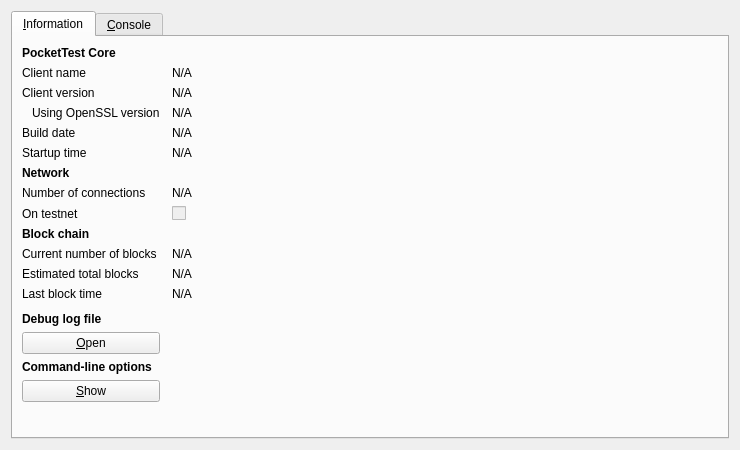
<?xml version="1.0" encoding="UTF-8"?>
<ui version="4.0">
 <class>RPCConsole</class>
 <widget class="QDialog" name="RPCConsole">
  <property name="geometry">
   <rect>
    <x>0</x>
    <y>0</y>
    <width>740</width>
    <height>450</height>
   </rect>
  </property>
  <property name="windowTitle">
   <string>PocketTest - Debug window</string>
  </property>
  <layout class="QVBoxLayout" name="verticalLayout_2">
   <item>
    <widget class="QTabWidget" name="tabWidget">
     <property name="currentIndex">
      <number>0</number>
     </property>
     <widget class="QWidget" name="tab_info">
      <attribute name="title">
       <string>&amp;Information</string>
      </attribute>
      <layout class="QGridLayout" name="gridLayout" columnstretch="0,1">
       <property name="horizontalSpacing">
        <number>12</number>
       </property>
       <item row="0" column="0">
        <widget class="QLabel" name="label_9">
         <property name="font">
          <font>
           <weight>75</weight>
           <bold>true</bold>
          </font>
         </property>
         <property name="text">
          <string>PocketTest Core</string>
         </property>
        </widget>
       </item>
       <item row="1" column="0">
        <widget class="QLabel" name="label_5">
         <property name="text">
          <string>Client name</string>
         </property>
        </widget>
       </item>
       <item row="1" column="1">
        <widget class="QLabel" name="clientName">
         <property name="cursor">
          <cursorShape>IBeamCursor</cursorShape>
         </property>
         <property name="text">
          <string>N/A</string>
         </property>
         <property name="textFormat">
          <enum>Qt::PlainText</enum>
         </property>
         <property name="textInteractionFlags">
          <set>Qt::LinksAccessibleByMouse|Qt::TextSelectableByKeyboard|Qt::TextSelectableByMouse</set>
         </property>
        </widget>
       </item>
       <item row="2" column="0">
        <widget class="QLabel" name="label_6">
         <property name="text">
          <string>Client version</string>
         </property>
        </widget>
       </item>
       <item row="2" column="1">
        <widget class="QLabel" name="clientVersion">
         <property name="cursor">
          <cursorShape>IBeamCursor</cursorShape>
         </property>
         <property name="text">
          <string>N/A</string>
         </property>
         <property name="textFormat">
          <enum>Qt::PlainText</enum>
         </property>
         <property name="textInteractionFlags">
          <set>Qt::LinksAccessibleByMouse|Qt::TextSelectableByKeyboard|Qt::TextSelectableByMouse</set>
         </property>
        </widget>
       </item>
       <item row="3" column="0">
        <widget class="QLabel" name="label_14">
         <property name="text">
          <string>Using OpenSSL version</string>
         </property>
         <property name="indent">
          <number>10</number>
         </property>
        </widget>
       </item>
       <item row="3" column="1">
        <widget class="QLabel" name="openSSLVersion">
         <property name="cursor">
          <cursorShape>IBeamCursor</cursorShape>
         </property>
         <property name="text">
          <string>N/A</string>
         </property>
         <property name="textFormat">
          <enum>Qt::PlainText</enum>
         </property>
         <property name="textInteractionFlags">
          <set>Qt::LinksAccessibleByMouse|Qt::TextSelectableByKeyboard|Qt::TextSelectableByMouse</set>
         </property>
        </widget>
       </item>
       <item row="4" column="0">
        <widget class="QLabel" name="label_12">
         <property name="text">
          <string>Build date</string>
         </property>
        </widget>
       </item>
       <item row="4" column="1">
        <widget class="QLabel" name="buildDate">
         <property name="cursor">
          <cursorShape>IBeamCursor</cursorShape>
         </property>
         <property name="text">
          <string>N/A</string>
         </property>
         <property name="textFormat">
          <enum>Qt::PlainText</enum>
         </property>
         <property name="textInteractionFlags">
          <set>Qt::LinksAccessibleByMouse|Qt::TextSelectableByKeyboard|Qt::TextSelectableByMouse</set>
         </property>
        </widget>
       </item>
       <item row="5" column="0">
        <widget class="QLabel" name="label_13">
         <property name="text">
          <string>Startup time</string>
         </property>
        </widget>
       </item>
       <item row="5" column="1">
        <widget class="QLabel" name="startupTime">
         <property name="cursor">
          <cursorShape>IBeamCursor</cursorShape>
         </property>
         <property name="text">
          <string>N/A</string>
         </property>
         <property name="textFormat">
          <enum>Qt::PlainText</enum>
         </property>
         <property name="textInteractionFlags">
          <set>Qt::LinksAccessibleByMouse|Qt::TextSelectableByKeyboard|Qt::TextSelectableByMouse</set>
         </property>
        </widget>
       </item>
       <item row="6" column="0">
        <widget class="QLabel" name="label_11">
         <property name="font">
          <font>
           <weight>75</weight>
           <bold>true</bold>
          </font>
         </property>
         <property name="text">
          <string>Network</string>
         </property>
        </widget>
       </item>
       <item row="7" column="0">
        <widget class="QLabel" name="label_7">
         <property name="text">
          <string>Number of connections</string>
         </property>
        </widget>
       </item>
       <item row="7" column="1">
        <widget class="QLabel" name="numberOfConnections">
         <property name="cursor">
          <cursorShape>IBeamCursor</cursorShape>
         </property>
         <property name="text">
          <string>N/A</string>
         </property>
         <property name="textFormat">
          <enum>Qt::PlainText</enum>
         </property>
         <property name="textInteractionFlags">
          <set>Qt::LinksAccessibleByMouse|Qt::TextSelectableByKeyboard|Qt::TextSelectableByMouse</set>
         </property>
        </widget>
       </item>
       <item row="8" column="0">
        <widget class="QLabel" name="label_8">
         <property name="text">
          <string>On testnet</string>
         </property>
        </widget>
       </item>
       <item row="8" column="1">
        <widget class="QCheckBox" name="isTestNet">
         <property name="enabled">
          <bool>false</bool>
         </property>
         <property name="text">
          <string/>
         </property>
        </widget>
       </item>
       <item row="9" column="0">
        <widget class="QLabel" name="label_10">
         <property name="font">
          <font>
           <weight>75</weight>
           <bold>true</bold>
          </font>
         </property>
         <property name="text">
          <string>Block chain</string>
         </property>
        </widget>
       </item>
       <item row="10" column="0">
        <widget class="QLabel" name="label_3">
         <property name="text">
          <string>Current number of blocks</string>
         </property>
        </widget>
       </item>
       <item row="10" column="1">
        <widget class="QLabel" name="numberOfBlocks">
         <property name="cursor">
          <cursorShape>IBeamCursor</cursorShape>
         </property>
         <property name="text">
          <string>N/A</string>
         </property>
         <property name="textFormat">
          <enum>Qt::PlainText</enum>
         </property>
         <property name="textInteractionFlags">
          <set>Qt::LinksAccessibleByMouse|Qt::TextSelectableByKeyboard|Qt::TextSelectableByMouse</set>
         </property>
        </widget>
       </item>
       <item row="11" column="0">
        <widget class="QLabel" name="label_4">
         <property name="text">
          <string>Estimated total blocks</string>
         </property>
        </widget>
       </item>
       <item row="11" column="1">
        <widget class="QLabel" name="totalBlocks">
         <property name="cursor">
          <cursorShape>IBeamCursor</cursorShape>
         </property>
         <property name="text">
          <string>N/A</string>
         </property>
         <property name="textFormat">
          <enum>Qt::PlainText</enum>
         </property>
         <property name="textInteractionFlags">
          <set>Qt::LinksAccessibleByMouse|Qt::TextSelectableByKeyboard|Qt::TextSelectableByMouse</set>
         </property>
        </widget>
       </item>
       <item row="12" column="0">
        <widget class="QLabel" name="label_2">
         <property name="text">
          <string>Last block time</string>
         </property>
        </widget>
       </item>
       <item row="12" column="1">
        <widget class="QLabel" name="lastBlockTime">
         <property name="cursor">
          <cursorShape>IBeamCursor</cursorShape>
         </property>
         <property name="text">
          <string>N/A</string>
         </property>
         <property name="textFormat">
          <enum>Qt::PlainText</enum>
         </property>
         <property name="textInteractionFlags">
          <set>Qt::LinksAccessibleByMouse|Qt::TextSelectableByKeyboard|Qt::TextSelectableByMouse</set>
         </property>
        </widget>
       </item>
       <item row="13" column="0">
        <spacer name="verticalSpacer_2">
         <property name="orientation">
          <enum>Qt::Vertical</enum>
         </property>
         <property name="sizeHint" stdset="0">
          <size>
           <width>20</width>
           <height>20</height>
          </size>
         </property>
        </spacer>
       </item>
       <item row="14" column="0">
        <widget class="QLabel" name="labelDebugLogfile">
         <property name="font">
          <font>
           <weight>75</weight>
           <bold>true</bold>
          </font>
         </property>
         <property name="text">
          <string>Debug log file</string>
         </property>
        </widget>
       </item>
       <item row="15" column="0">
        <widget class="QPushButton" name="openDebugLogfileButton">
         <property name="toolTip">
          <string>Open the PocketTest debug log file from the current data directory. This can take a few seconds for large log files.</string>
         </property>
         <property name="text">
          <string>&amp;Open</string>
         </property>
         <property name="autoDefault">
          <bool>false</bool>
         </property>
        </widget>
       </item>
       <item row="16" column="0">
        <widget class="QLabel" name="labelCLOptions">
         <property name="font">
          <font>
           <weight>75</weight>
           <bold>true</bold>
          </font>
         </property>
         <property name="text">
          <string>Command-line options</string>
         </property>
        </widget>
       </item>
       <item row="17" column="0">
        <widget class="QPushButton" name="showCLOptionsButton">
         <property name="toolTip">
          <string>Show the PocketTest-Qt help message to get a list with possible PocketTest command-line options.</string>
         </property>
         <property name="text">
          <string>&amp;Show</string>
         </property>
         <property name="autoDefault">
          <bool>false</bool>
         </property>
        </widget>
       </item>
       <item row="18" column="0">
        <spacer name="verticalSpacer">
         <property name="orientation">
          <enum>Qt::Vertical</enum>
         </property>
         <property name="sizeHint" stdset="0">
          <size>
           <width>20</width>
           <height>40</height>
          </size>
         </property>
        </spacer>
       </item>
      </layout>
     </widget>
     <widget class="QWidget" name="tab_console">
      <attribute name="title">
       <string>&amp;Console</string>
      </attribute>
      <layout class="QVBoxLayout" name="verticalLayout_3">
       <property name="spacing">
        <number>3</number>
       </property>
       <item>
        <widget class="QTextEdit" name="messagesWidget">
         <property name="minimumSize">
          <size>
           <width>0</width>
           <height>100</height>
          </size>
         </property>
         <property name="readOnly">
          <bool>true</bool>
         </property>
         <property name="tabKeyNavigation" stdset="0">
          <bool>false</bool>
         </property>
         <property name="columnCount" stdset="0">
          <number>2</number>
         </property>
        </widget>
       </item>
       <item>
        <layout class="QHBoxLayout" name="horizontalLayout">
         <property name="spacing">
          <number>3</number>
         </property>
         <item>
          <widget class="QLabel" name="label">
           <property name="text">
            <string notr="true">&gt;</string>
           </property>
          </widget>
         </item>
         <item>
          <widget class="QLineEdit" name="lineEdit"/>
         </item>
         <item>
          <widget class="QPushButton" name="clearButton">
           <property name="maximumSize">
            <size>
             <width>24</width>
             <height>24</height>
            </size>
           </property>
           <property name="toolTip">
            <string>Clear console</string>
           </property>
           <property name="text">
            <string/>
           </property>
           <property name="icon">
            <iconset resource="../bitcoin.qrc">
             <normaloff>:/icons/remove</normaloff>:/icons/remove</iconset>
           </property>
           <property name="shortcut">
            <string notr="true">Ctrl+L</string>
           </property>
           <property name="autoDefault">
            <bool>false</bool>
           </property>
          </widget>
         </item>
        </layout>
       </item>
      </layout>
     </widget>
    </widget>
   </item>
  </layout>
 </widget>
 <resources>
  <include location="../bitcoin.qrc"/>
 </resources>
 <connections/>
</ui>
